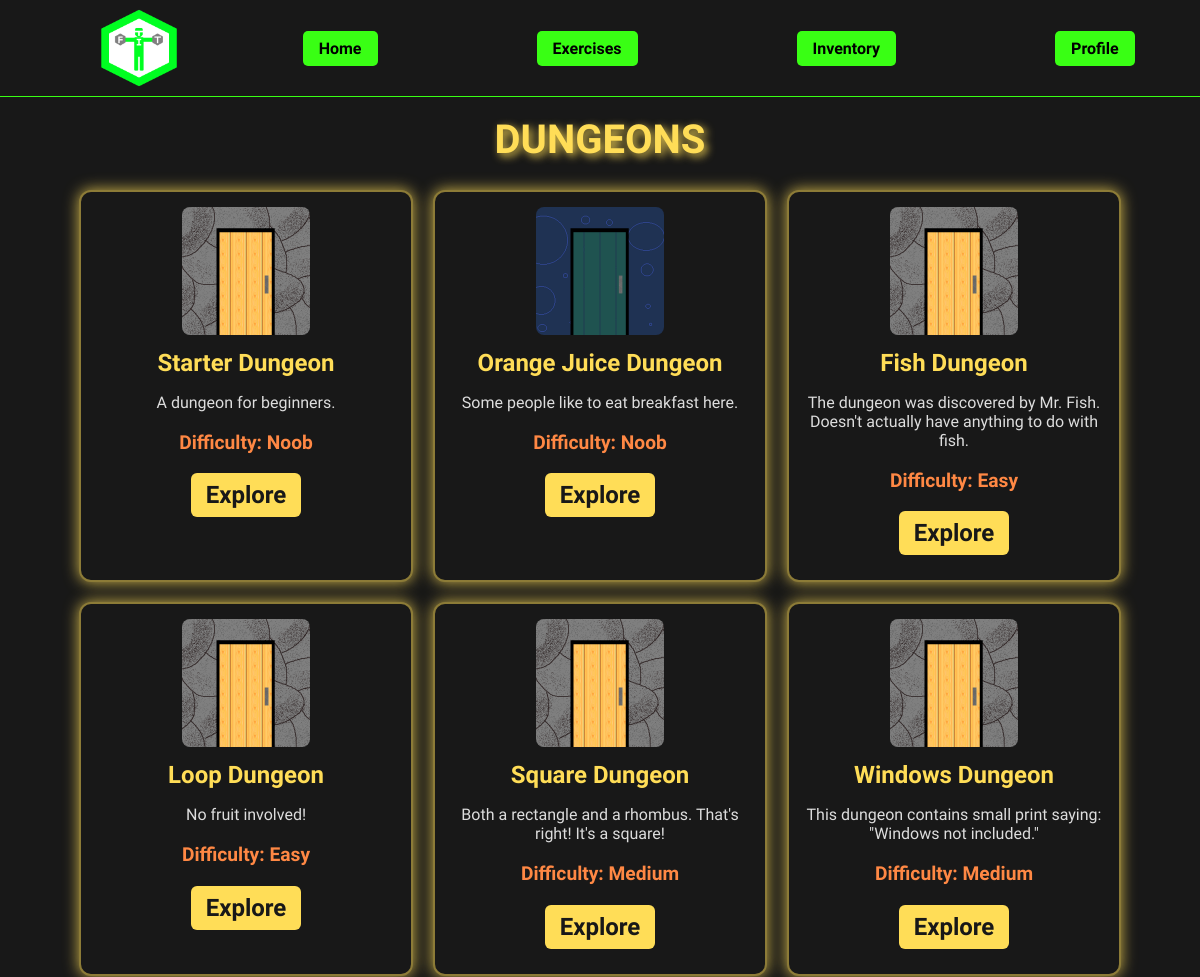
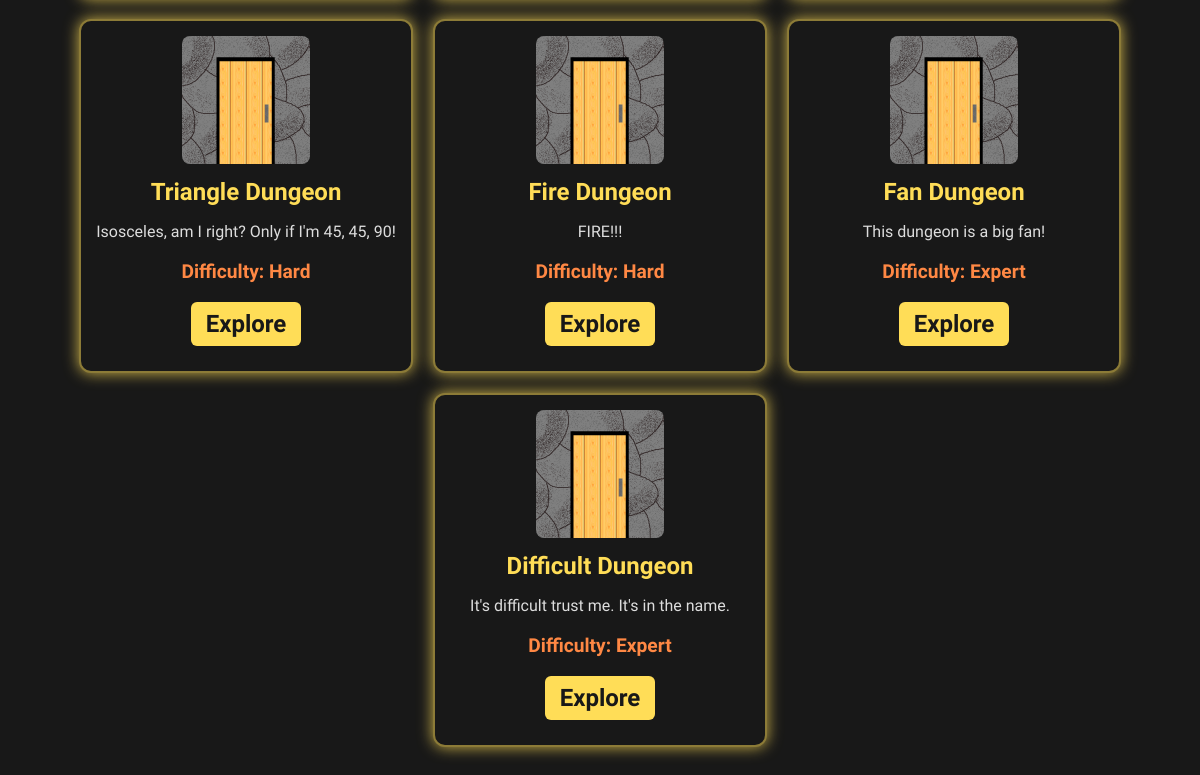
The page /dungeon/select/ (signed in) on the database its author committed (2 pictures, top to bottom).
### dungeon/models.py (models this page shows, shortened)
class Dungeon(models.Model):
    name = models.CharField(max_length=127)
    description = models.CharField(max_length=511)
    width = models.IntegerField()
    layout = models.TextField()
    DIFFICULTIES = (('Noob', 'Noob'), ('Easy', 'Easy'), ('Medium', 'Medium'), ('Hard', 'Hard'), ('Expert', 'Expert'))
    difficulty_score = models.CharField(max_length=31, choices=DIFFICULTIES, default='Medium')
    difficulty_quantifer = models.FloatField(default=5)
    sprite_folder = models.CharField(max_length=63, blank=True, null=True)
    thumbnail_path = models.CharField(max_length=63, blank=True, null=True)
    wall_spawn = models.FloatField(default=1)
    chest_spawn = models.FloatField(default=1)
    common_monster = models.ForeignKey(DungeonEnemy, on_delete=models.SET_NULL, related_name='common', blank=True, null=True)
    common_monster_spawn = models.FloatField(default=1)
    uncommon_monster = models.ForeignKey(DungeonEnemy, on_delete=models.SET_NULL, related_name='uncommon', blank=True, null=True)
    uncommon_monster_spawn = models.FloatField(default=1)
    boss_monster = models.ForeignKey(DungeonEnemy, on_delete=models.SET_NULL, related_name='boss', blank=True, null=True)
    boss_monster_spawn = models.FloatField(default=1)

### dungeon/views.py (the view)
# urls.py: path('select/', views.dungeon_select, name='dungeon_select'),
@login_required
def dungeon_select(request):
    if request.user.user_type != 'FitKnight':
        return redirect('fitness:home')
    if check_for_dungeon_exploration(request.user.id):
        return redirect('dungeon:dungeon_view')
    with connection.cursor() as cursor:
        cursor.execute("""
            SELECT d.id, d.name, d.description, d.difficulty_score,
                       CONCAT('dungeon/thumbnails/', COALESCE(d.thumbnail_path, 'default.png'))
            FROM dungeon_dungeon d
            ORDER BY d.difficulty_quantifer, d.name
            """)
        dungeon_info = cursor.fetchall()
    template_args = {'dungeon_info': dungeon_info}
    return render(request, 'dungeon/dungeon_select.html', template_args)

### dungeon/views.py (called while the page is built)
def check_for_dungeon_exploration(user_id):
    with connection.cursor() as cursor:
        cursor.execute("""
            SELECT dungeon_id, user_id
            FROM dungeon_dungeonexploration
            WHERE user_id = %s
            """,
            [user_id]
        )
        return (cursor.fetchone() is not None)

### dungeon/templates/dungeon/dungeon_select.html
{% extends 'fitness/header.html' %}
{% load static %}
{% block content %}
<link rel="stylesheet" type="text/css" href="{% static 'dungeon/dungeon_select.css' %}">
<div class="selectBody">
    <h1>Dungeons</h1>
    <ul>
        {% for dungeon_id, name, description, difficulty_score, thumbnail in dungeon_info %}
            <li>
                <div>
                    <img src="{% static thumbnail %}" class="thumbnail">
                    <h2>{{name}}</h2>
                    <p>{{description}}</p>
                    <h3>Difficulty: {{difficulty_score}}</h3>
                    <h2><a href="{% url 'dungeon:dungeon_begin_exploration' dungeon_id %}">Explore</a></h2>
                </div>
            </li>
        {% endfor %}
    </ul>
</div>
{% endblock %}

### fitness/static/fitness/header.css (style rules this page uses)
body { background-color: #282828; color: white; font-family: "Rajdhani", sans-serif; margin: 0; }

### dungeon/static/dungeon/dungeon_select.css (style rules this page uses)
.selectBody { background-color: #181818; color: #ffdd57; font-family: 'Rajdhani', sans-serif; text-align: center; padding-top: 2vh; padding-bottom: 2vh; }
h1 { font-size: 2.5rem; margin-top: 20px; text-transform: uppercase; text-shadow: 3px 3px 8px rgba(255, 221, 87, 0.9); }
ul { list-style: none; padding: 0; display: flex; flex-wrap: wrap; justify-content: center; gap: 20px; margin-top: 20px; }
li { background-color: #181818; border: 2px solid rgba(255, 221, 87, 0.5); border-radius: 12px; padding: 15px; width: 300px; box-shadow: 0 0 15px rgba(255, 221, 87, 0.8); transition: transform 0.3s, box-shadow 0.3s; }
.thumbnail { border-radius: 8px; width: 128px; height: 128px; object-fit: cover; }
h2 { font-size: 1.5rem; margin: 10px 0; }
p { font-size: 1rem; color: #ddd; }
h3 { font-size: 1.2rem; color: #ff8844; }
a { display: inline-block; background-color: #ffdd57; color: #181818; text-decoration: none; padding: 8px 15px; border-radius: 6px; font-weight: bold; transition: background-color 0.3s, transform 0.2s; }

### rows shown on the page
Dungeon: name "Starter Dungeon", description "A dungeon for beginners.", difficulty_score "Noob"
Dungeon: name "Orange Juice Dungeon", description "Some people like to eat breakfast here.", difficulty_score "Noob"
Dungeon: name "Fish Dungeon", description "The dungeon was discovered by Mr. Fish. Doesn't actually have anything to do with fish.", difficulty_score "Easy"
Dungeon: name "Loop Dungeon", description "No fruit involved!", difficulty_score "Easy"
Dungeon: name "Square Dungeon", description "Both a rectangle and a rhombus. That's right! It's a square!", difficulty_score "Medium"
Dungeon: name "Windows Dungeon", description "This dungeon contains small print saying: \"Windows not included.\"", difficulty_score "Medium"
Dungeon: name "Triangle Dungeon", description "Isosceles, am I right? Only if I'm 45, 45, 90!", difficulty_score "Hard"
Dungeon: name "Fire Dungeon", description "FIRE!!!", difficulty_score "Hard"
Dungeon: name "Fan Dungeon", description "This dungeon is a big fan!", difficulty_score "Expert"
Dungeon: name "Difficult Dungeon", description "It's difficult trust me. It's in the name.", difficulty_score "Expert"
